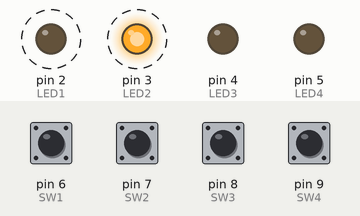
A sketch run on a simulated Arduino Uno, built with avr-gcc and run on an emulated ATmega328P. Shown: output pins drawn as LEDs (lit = HIGH). Dashed ring = blinking. The test bench sets the inputs (shaded band); at power-on: pin 6 (SW1), pin 7 (SW2), pin 8 (SW3), pin 9 (SW4) LOW. Random numbers use the default seed unless the sketch sets one.

Above: at 0.37 s.
1.3 s: pin 6 (SW1) pulled HIGH for 0.15 s
At 3.1 s:
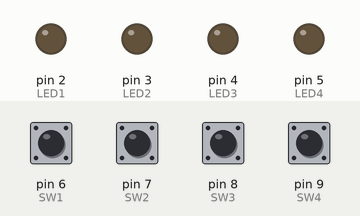
3.5 s: pin 7 (SW2) pulled HIGH for 0.15 s
At 3.65 s:
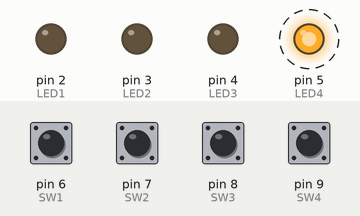
6.5 s: pin 7 (SW2) pulled HIGH for 1 s
9.0 s: pin 6 (SW1) pulled HIGH for 1 s
At 11.66 s:
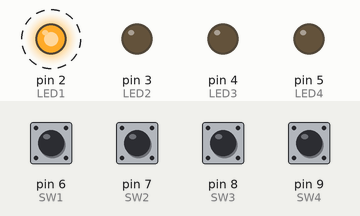
Timing chart, 0 to 13.0 s (numbered marks = the images above; inputs shaded):
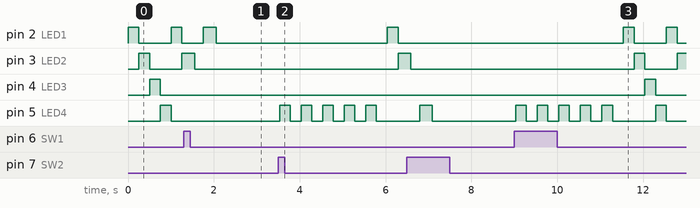

The sketch:

Ejercicio7.ino
```cpp
/*Simon Says Game with 10 levels, 4 Leds and 4 Buttons
In level 1 one random led will turn on and the player
has to press the correspndent button, in level 2 two leds will turn on, etc.
If player win the level the led 1 is going to blink 5 times, if lose, led 4 is going to blink 5 times
Leds will show each button pressed*/
#define LED1 2
#define LED2 3
#define LED3 4
#define LED4 5

#define SW1 6
#define SW2 7
#define SW3 8
#define SW4 9

#define STAND 1
#define PLAYSIMON 2
#define READING 3
#define PLAYCORRECT 4
#define PLAYINCORRECT 5

uint8_t actualBtn, lastBtn, currentState, level, i, leds;
uint8_t randomNums[] = {0x01, 0x02, 0x04, 0x08};
uint8_t randomCode[10], inputCode[10];
unsigned long time, lastTimeDebounce, lastTimeOn, lastTimeSec;

void PlayerSays(uint8_t digit);
void ReadBtns();
void StartSec();
void CorrectSec();
void IncorrectSec();
void PlaySimonSays();
void SimonSays();
void ChangeState(uint8_t newState);

/*Read the button pressed avoiding the debounce problem*/

void ReadBtns(){
  if (digitalRead(SW1) || digitalRead(SW2) || digitalRead(SW3) || digitalRead(SW4)){
    actualBtn = 0x00;
    if( digitalRead(SW1))
      actualBtn |= 0x01;
    if( digitalRead(SW2))
      actualBtn |= 0x02;
    if( digitalRead(SW3))
      actualBtn |= 0x04;
    if( digitalRead(SW4))
      actualBtn |= 0x08;
      time = millis();
      if( (time - lastTimeDebounce) >= 30){
       if (actualBtn ^ lastBtn){
         lastBtn = actualBtn;
         if(currentState == STAND){
           ChangeState(PLAYSIMON);
           SimonSays();
         } else {
           if (lastBtn & 0x01 )
             leds = 0x01;
           if (lastBtn & 0x02 )
             leds = 0x02;
           if (lastBtn & 0x04 )
             leds = 0x04;
           if (lastBtn & 0x08 )
             leds = 0x08;
           PlayerSays(lastBtn);
           lastTimeOn = millis();
         }
         lastTimeDebounce = millis();
       }
       else{
        lastTimeDebounce = millis();
       }
     }
  }
  else{
    lastBtn = 0x00;
    lastTimeDebounce = millis();
  }
}

/*Diferent functions for each secuence of leds that need to be shown*/

void StartSec(){
    if (leds < 0x01 || leds > 0x08){
      leds = 0x01;
    }
    time = millis();
    if ( time - lastTimeSec > 250){
      leds <<= 1;
      lastTimeSec = millis();
    }
}

void CorrectSec(){
  time = millis();
  if (time - lastTimeSec > 250){
    leds ^= 0x01;
    i++;
    lastTimeSec = millis();
    if (i == 11)
      ChangeState(PLAYSIMON);
  }
}

void IncorrectSec(){
  time = millis();
  if (time - lastTimeSec > 250){
    leds ^= 0x08;
    i++;
    lastTimeSec = millis();
    if (i == 11){
      ChangeState(STAND);
    }
  }
}

/*Generate random secuence for each level, first restar randomCode and inputCode to
avoid the problem of old data*/

void SimonSays(){
  for (i = 0; i < 10; i++){
    randomCode[i] = 0;
    inputCode[i] = 0;
  }
  for (i = 0; i < level; i++){
    randomCode[i] = randomNums[random(4)];
  }
  ChangeState(PLAYSIMON);
}

/*Show the secuence of leds generated in SimonSays() changing each 500ms*/

void PlaySimonSays(){
  if (i <= level){
    time = millis();
    if (time - lastTimeSec > 500){
      leds = randomCode[i++];
      lastTimeSec = millis();
    }
  } else {
    ChangeState(READING);
  }
}

/*Save and compare the secuence that player do with the generated randomly*/

void PlayerSays(uint8_t digit){
  inputCode[i++] = digit;
  if (i == level){
    for (i = 0; i <= level; i++){
      if (randomCode[i] != inputCode[i]){
        ChangeState(PLAYINCORRECT);
        break;
      } else {
        if (i == level){
          ChangeState(PLAYCORRECT);
          break;
        }
      }
    }
  }
}

/*Change between teh diferent states making diferent action depending if the actual and new state*/

void ChangeState(uint8_t newState){
  switch (currentState) {
    case STAND:
      currentState = newState;
    break;
    case PLAYSIMON:
      currentState = newState;
    break;
    case READING:
      currentState = newState;
      leds = 0x00;
    break;
    case PLAYCORRECT:
      currentState = newState;
      level++;
      SimonSays();
      lastTimeSec = millis();
      leds = 0x00;
    break;
    case PLAYINCORRECT:
      currentState = newState;
      leds = 0x00;
      level = 1;
    break;
  }
  i = 0x00;
}

void setup(){

  pinMode(LED1, OUTPUT);
  pinMode(LED2, OUTPUT);
  pinMode(LED3, OUTPUT);
  pinMode(LED4, OUTPUT);

  pinMode(SW1, INPUT);
  pinMode(SW2, INPUT);
  pinMode(SW3, INPUT);
  pinMode(SW4, INPUT);

/*noice in pin 0 generate a random seed each time*/

  randomSeed(analogRead(0));
  currentState = STAND;
  level = 1;
}

void loop(){
  switch (currentState) {
    case STAND:
      StartSec();
      ReadBtns();
    break;
    case PLAYSIMON:
      PlaySimonSays();
      time = millis();
      if (time - lastTimeSec > 300)
        leds = 0x00;
    break;
    case READING:
      ReadBtns();
      time = millis();
      if (time - lastTimeOn > 300)
        leds = 0x00;
    break;
    case PLAYCORRECT:
      CorrectSec();
    break;
    case PLAYINCORRECT:
      IncorrectSec();
    break;
  }
  digitalWrite(LED1,leds & 0x01);
  digitalWrite(LED2,leds & 0x02);
  digitalWrite(LED3,leds & 0x04);
  digitalWrite(LED4,leds & 0x08);
}
```

Measured:
- after the input at 3.5 s, pin 2 (LED1): LOW → HIGH after 2.5 s, → LOW 0.25 s later; pin 3 (LED2): LOW → HIGH after 2.8 s; pin 5 (LED4): alternates HIGH for 0.25 s and LOW for 0.25 s, 10 changes in all, then stays LOW, starting at once
- after the input at 9.0 s, pin 2 (LED1): alternates HIGH for 0.25 s and LOW for 0.75 s, starting after 2.5 s; pin 3 (LED2): LOW → HIGH after 2.8 s, → LOW 0.25 s later, → HIGH 0.75 s later
